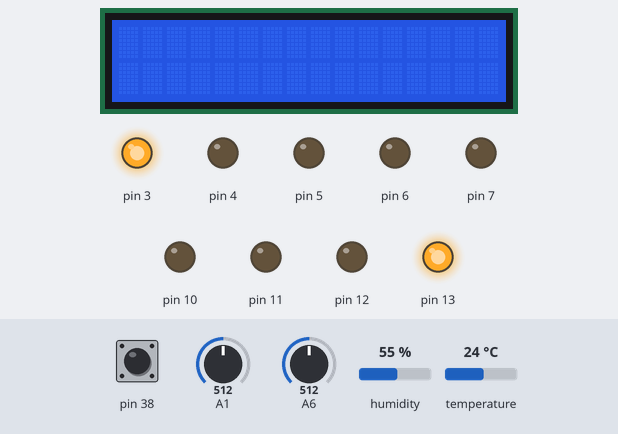
Bench run of a program on a simulated Arduino Mega 2560, built with avr-gcc and run on an emulated ATmega2560. Parts: 16×2 character LCD, output pins drawn as LEDs (lit = HIGH). Dashed ring = blinking. The test bench sets the inputs (shaded band); at power-on: pin 38 HIGH, A1 = 512, humidity 55 %, temperature 24 °C, A6 = 512. The local clock reads 2024-03-15 10:24:30 at power-on unless the program sets it; what the program prints to the serial monitor is not drawn.

Above: at 1.2 s.
1.3 s: pin 38 pulled LOW for 1.2 s
At 4.6 s:
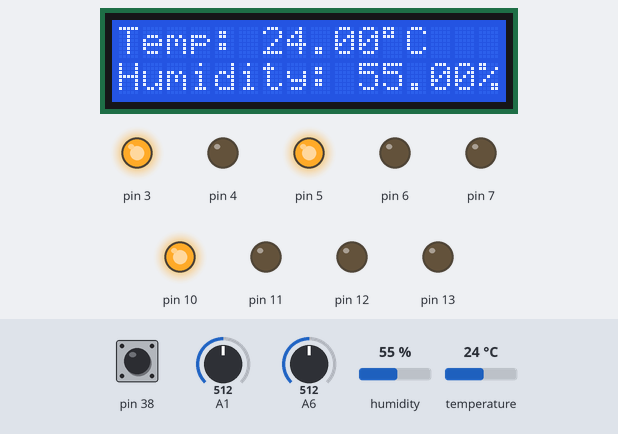
5.0 s: A1 set to 110
6.8 s: A1 set to 95
At 8.5 s:
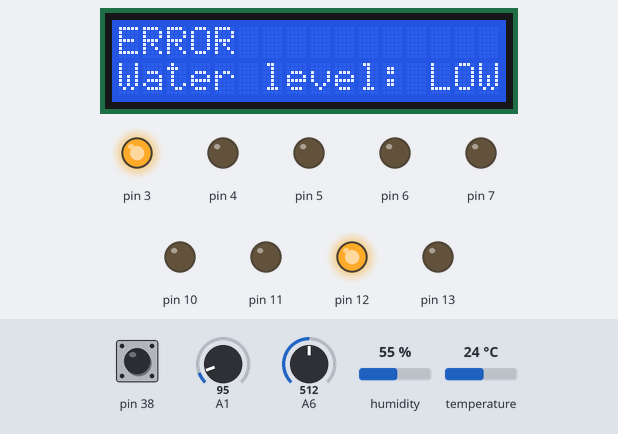
10.9 s: humidity set to 22 %
At 13.6 s:
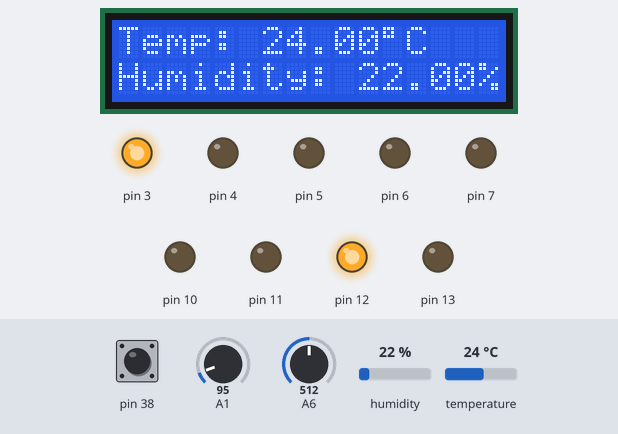
15.0 s: temperature set to 12 °C
At 17.6 s:
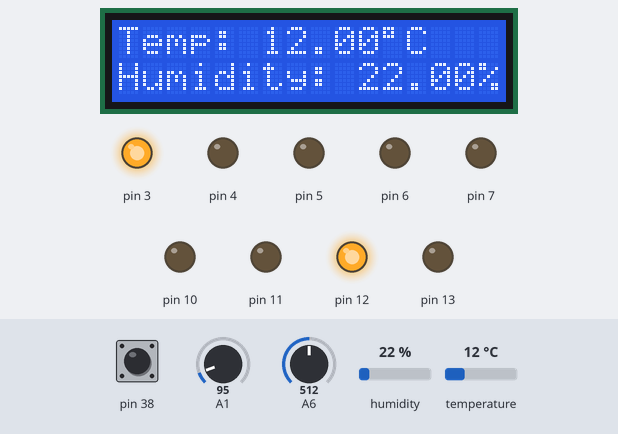
19.1 s: A6 set to 319
21.4 s: A6 set to 285
At 22.3 s:
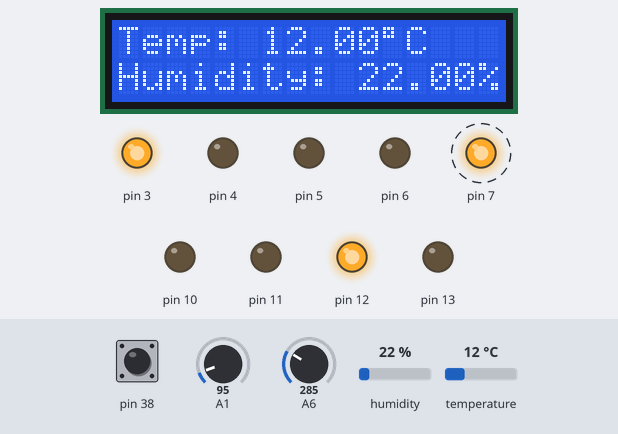
Timing chart, 0 to 26.5 s (numbered marks = the images above; inputs shaded):
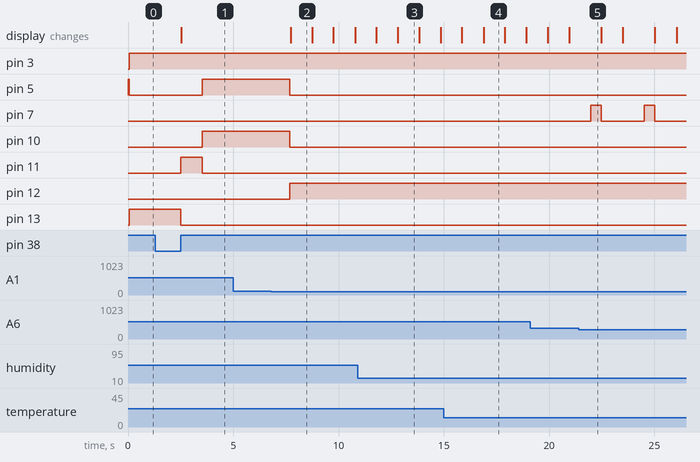

Measured:
- the behaviour switches between 101 and 100 on A1 (found by bisection; images 1 and 2)
- the behaviour switches between 304 and 303 on A6 (found by bisection; images 4 and 5)
- after the input at 1.3 s, pin 5, pin 10: LOW → HIGH after 2.2 s; pin 11: LOW → HIGH after 1.2 s, → LOW 1.0 s later; pin 13: HIGH → LOW after 1.2 s; the display: changes after 1.2 s (image 1)
- after the input at 5.0 s, every drawn part: stays the same
- after the input at 6.8 s, pin 5, pin 10: HIGH → LOW after 0.88 s; pin 12: LOW → HIGH after 0.88 s; the display: changes after 0.93 s (image 2)
- after the input at 10.9 s, the display: first differs from a run without the input after 1.9 s (image 3)
- after the input at 15.0 s, the display: first differs from a run without the input after 1.9 s (image 4)
- after the input at 21.4 s, pin 7: alternates HIGH for 0.50 s and LOW for 2.0 s, starting after 0.57 s

The program:

main.cpp
```cpp
#include <Arduino.h>
#include <LiquidCrystal.h>
#include <Wire.h>
#include <dht.h>
#include <DS3231.h>

// ADC pointers
volatile unsigned char *myADCSRA = (unsigned char *)0x7A;
volatile unsigned char *myADCSRB = (unsigned char *)0x7B;
volatile unsigned char *myADMUX = (unsigned char *)0x7C;
volatile unsigned int *myADCDATA = (unsigned int *)0x78;

// State LED pointers
volatile unsigned char *portB = (unsigned char *)0x25;
volatile unsigned char *ddrB = (unsigned char *)0x24;
volatile unsigned char *pinB = (unsigned char *)0x23;

// Vent Movement LED pointers
volatile unsigned char *portH = (unsigned char *)0x102;
volatile unsigned char *ddrH = (unsigned char *)0x101;
volatile unsigned char *pinH = (unsigned char *)0x100;

// Power Button pointers
volatile unsigned char *portD = (unsigned char *)0x2B;
volatile unsigned char *ddrD = (unsigned char *)0x2A;
volatile unsigned char *pinD = (unsigned char *)0x29;

// Fan pointers
volatile unsigned char *portE = (unsigned char *)0x2E;
volatile unsigned char *ddrE = (unsigned char *)0x2D;
volatile unsigned char *pinE = (unsigned char *)0x2C;

// Fan pointers
volatile unsigned char *portG = (unsigned char *)0x34;
volatile unsigned char *ddrG = (unsigned char *)0x33;
volatile unsigned char *pinG = (unsigned char *)0x32;

// Prototypes
void adcInit();
unsigned int adcRead(unsigned char adcChannelNum);
void disabledState();
void displayWaterLevel(unsigned int waterLevel);
void enabledState();
void errorState();
void idleState();
static bool measureTempHumid();
void realTimeClockOff(); //realTimeClock
void realTimeClockOn();  //realTimeClock
void runningState();
void tempFan();
void tempLCD();
void ventLeftRight();

// Global Variables
unsigned int waterLevel = 0;
unsigned int tempValue = 0;
bool fan_on = false;
bool buttonEnabled = false;

LiquidCrystal lcd(22, 23, 24, 25, 26, 27); //Activates lcd
dht DHT;
#define dht_apin 8

DS3231 clock;
RTCDateTime dt;

//////////////////////////
// setup Function
//////////////////////////
void setup()
{

  //set PD7 for input
  *ddrD &= 0x7F;
  //enable pull up resistor on PD7
  *portD |= 0x80;

  // set PB7 to output LED lights
  *ddrB = 0xF0;
  *ddrH = 0x18;

  // Fan Set Up
  // Set both pins 5 and 3 to output (for fan)
  *ddrE = 0x28;
  // Set pin 4 to output (for fan)
  *ddrG = 0x20;
  // one way fan direction and enable off
  *portE = 0x08;
  // Set pin 4 low
  *portG = 0xDF;

  // initialize the ADC
  adcInit();
  Serial.begin(9600);

  // Initialize the LCD Display
  lcd.begin(16, 2);

  //realTimeClock Clock
  clock.begin();
  clock.setDateTime(__DATE__, __TIME__);
}

//////////////////////////
// loop Function
//////////////////////////
void loop()
{
  // If PD7 reads in a 0 (button pressed)
  if (!(*pinD & 0x80))
  {
    // for loop for debouncing
    for (volatile unsigned int i = 0; i < 1000; i++)
      ;

    if (!(*pinD & 0x80))
    {

      if (!buttonEnabled)
      {
        buttonEnabled = true;
      }
      else
      {
        buttonEnabled = false;
      }

      // Wait for input signal to finish
      while (!(*pinD & 0x80))
        ;
    }
  }

  if (buttonEnabled)
  {
    enabledState();
  }
  else
  {
    disabledState();
  }

  delay(1000);
}

//////////////////////////
// adcInit Function
//////////////////////////
void adcInit()
{
  // Set up the A register
  *myADCSRA |= 0x80; // Set bit 7 to 1 to enable the ADC
  *myADCSRA &= 0xDF; // clear bit 5 to 0 to disable the ADC trigger mode
  *myADCSRA &= 0xF7; // clear bit 3 to 0 to disable the ADC interrupt
  *myADCSRA &= 0xF8; // clear bits 2-0 to 0 to set prescalar selection to slow reading (Division Factor of 2)

  // Setup the B register
  *myADCSRB &= 0xF7; // clear bit 3 to 0 to reset the channel and gain bits
  *myADCSRB &= 0xF8; // clear bits 2-0 to 0 to set free running mode

  // set up the MUX register
  *myADMUX &= 0x7F; // clear bit 7 to 0 for AREF, internal Vref turned off
  *myADMUX |= 0x40; // set bit 6 to 1 for AVCC analog reference, external capacitor at AREF pin
  *myADMUX &= 0xDF; // clear bit 5 to 0 for right adjust result
  *myADMUX &= 0xE0; // clear bits 4-0 to 0 to reset the channel and gain bits
}

//////////////////////////
// adcRead Function
//////////////////////////
unsigned int adcRead(unsigned char adcChannelNum)
{
  *myADMUX &= 0xE0;      // clear the channel selection bits (MUX 4:0)
  *myADCSRB &= 0xF7;     // clear the channel selection bits (MUX 5)
  if (adcChannelNum > 7) // set the channel number
  {
    adcChannelNum -= 8; // set the channel selection bits, but remove the most significant bit (bit 3)
    *myADCSRB |= 0x08;  // Set MUX 5
  }

  *myADMUX += adcChannelNum;      // Set the channel selection bits
  *myADCSRA |= 0x40;              // Set bit 6 of ADCSRA to 1 to start a conversion
  while ((*myADCSRA & 0x40) != 0) // Wait for the conversion to complete
    ;

  return *myADCDATA; // return the result in the ADC data register
}

//////////////////////////
// enabledState Function
//////////////////////////
void enabledState()
{
  Serial.println("\nSystem is enabled");
  unsigned int waterLevel = adcRead(1);

  if (DHT.temperature <= 20.00 && waterLevel > 100)
  {
    idleState();
  }
  else if (DHT.temperature >= 21.00 && waterLevel > 100)
  {
    runningState();
  }
  else if (waterLevel <= 100)
  {
    errorState();
  }

  else
  {
    //Does nothing
  }
}

//////////////////////////
// disabledState Function
//////////////////////////
void disabledState()
{
  Serial.println("\nSystem is disabled");
  *portB = 0x80; //Lights up yellow LED
  lcd.clear();   //Clears lcd screen
  // set pin 5 low, turn off fan
  *portE = 0xF7;
}

//////////////////////////
// idleState Function
//////////////////////////
void idleState()
{
  unsigned int waterLevel = adcRead(1);
  Serial.println("Idle State");
  // Turn on Green LED
  *portB = 0x20;
  displayWaterLevel(waterLevel); // reads in the water level and displays it//
  // set pin 5 low, turn off fan
  *portE = 0xF7;
  tempLCD();
  ventLeftRight();
}

//////////////////////////
// runningState Function
//////////////////////////
void runningState()
{
  unsigned int waterLevel = adcRead(1);
  Serial.println("Running State");
  *portB = 0x10; //Turns on Blue LED
  tempFan();     //Turns on fan
  displayWaterLevel(waterLevel);
  ventLeftRight();
  tempLCD();
}

//////////////////////////
// errorState Function
//////////////////////////
void errorState()
{
  unsigned int waterLevel = adcRead(1);
  Serial.println("Error State");
  *portB = 0x40; //Turns on Red LED
  Serial.println("Water Level: LOW");
  *portB = 0x40; //Turns on Red LED
  // set pin 5 low, turn off fan
  *portE = 0xF7;
  if (fan_on)
  {
    realTimeClockOff();
    fan_on = false;
  }
  ventLeftRight();
  lcd.setCursor(0, 0);
  lcd.print("ERROR           ");
  lcd.setCursor(0, 1);
  lcd.print("Water level: LOW");
  delay(1000);
  tempLCD();
}

//////////////////////////
// realTimeClockOff Function
//////////////////////////
void realTimeClockOff()
{
  dt = clock.getDateTime();

  Serial.print("The motor turned off at time: ");
  Serial.print(dt.year);
  Serial.print("-");
  Serial.print(dt.month);
  Serial.print("-");
  Serial.print(dt.day);
  Serial.print(" ");
  Serial.print(dt.hour);
  Serial.print(":");
  Serial.print(dt.minute);
  Serial.print(":");
  Serial.print(dt.second);
  Serial.println("");
}

//////////////////////////
// realTimeClockOn Function
//////////////////////////
void realTimeClockOn()
{
  dt = clock.getDateTime();

  Serial.print("The motor turned on at time: ");
  Serial.print(dt.year);
  Serial.print("-");
  Serial.print(dt.month);
  Serial.print("-");
  Serial.print(dt.day);
  Serial.print(" ");
  Serial.print(dt.hour);
  Serial.print(":");
  Serial.print(dt.minute);
  Serial.print(":");
  Serial.print(dt.second);
  Serial.println("");
}

//////////////////////////
// displayWaterLevel Function
//////////////////////////
void displayWaterLevel(unsigned int waterLevel)
{
  // Disabled State = Red LED
  if (waterLevel >= 0 && waterLevel <= 100)
  {
    Serial.println("Water Level: LOW");
    // set pin 5 low, turn off fan
    *portE = 0xF7;
    lcd.setCursor(0, 0);
    lcd.print("Water level: ");
    lcd.setCursor(0, 1);
    lcd.print("LOW             ");
  }
  // Idle State = Green LED
  else
  {
    Serial.println("Water Level: Okay");
  }
}

//////////////////////////
// tempFan Function
//////////////////////////
void tempFan()
{
  if (DHT.temperature >= 21.00)
  {
    // set pin 5 high, turn on fan
    *portE |= 0x08;
    if (!fan_on)
    {
      fan_on = true;
      realTimeClockOn();
    }
  }
  else
  {
    // set pin 5 low, turn off fan
    *portE &= 0xF7;
    if (fan_on)
    {
      fan_on = false;
      realTimeClockOff();
    }
  }
}

//////////////////////////
// tempLCD Function
//////////////////////////
void tempLCD()
{
  int chk = DHT.read11(dht_apin);
  lcd.setCursor(0, 0);
  lcd.print("Temp: ");
  lcd.print(DHT.temperature);
  lcd.print((char)223);
  lcd.print("C");
  lcd.setCursor(0, 1);
  lcd.print("Humidity: ");
  lcd.print(DHT.humidity);
  lcd.print("%");
}

//////////////////////////
// ventLeftRight Function
//////////////////////////
void ventLeftRight()
{
  // read the input on analog pin A0:
  int analogValue = adcRead(6);
  // Rescale to potentiometer's voltage (from 0V to 5V):
  float voltage = floatMap(analogValue, 0, 1023, 0, 5);

  // print out the value you read
  if (((voltage * 270) / 5) < 20)
  {
    Serial.print("Vent is not moving.\n");
  }
  else if (((voltage * 270) / 5) > 20 && ((voltage * 270) / 5) < 40)
  {
    Serial.print("Vent is moving to the left.\n");
    *portH |= 0x08;
    delay(500);
    *portH &= 0xF7;
  }
  else if (((voltage * 270) / 5) > 50 && ((voltage * 270) / 5) < 80)
  {
    Serial.print("Vent is moving to the right.\n");
    *portH |= 0x10;
    delay(500);
    *portH &= 0xEF;
  }
  else
  {
    //does nothhing
  }
}

//////////////////////////
// floatMap Function
//////////////////////////
float floatMap(float x, float in_min, float in_max, float out_min, float out_max)
{
  return (x - in_min) * (out_max - out_min) / (in_max - in_min) + out_min;
}
```
